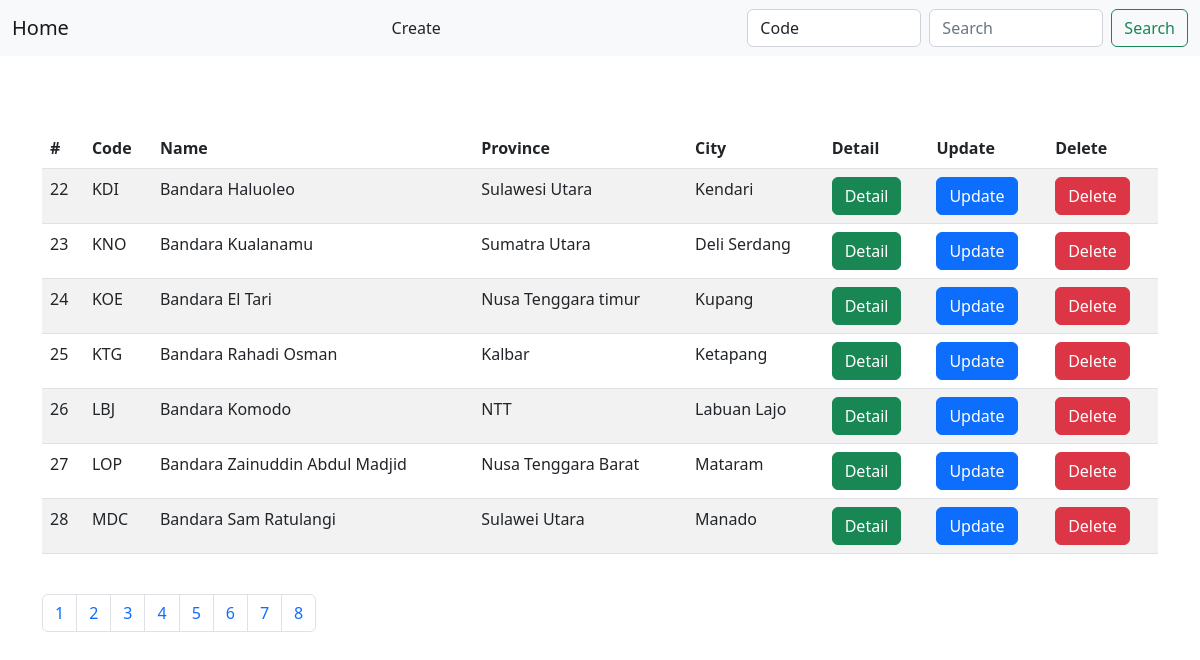
The app's page /index.php?page=4 with its own data.
### tables this page shows
CREATE TABLE `airports` (
  `id` int(11) NOT NULL,
  `code` varchar(3) NOT NULL,
  `name` varchar(256) NOT NULL,
  `province` varchar(256) NOT NULL,
  `city` varchar(256) NOT NULL
);

### index.php (the view, shortened to what this page needs)
<?php
  require "config.php";
  $pagination = 7;
  $page = (isset($_GET['page'])) ? $page = $_GET['page'] : 1;
  $position = ($page == 1) ? 0 : ($page - 1) * $pagination;
  $dmlNoPagination = "SELECT * FROM airports";
  $queryNoPagination = mysqli_query($conn, $dmlNoPagination);
  $rows = mysqli_num_rows($queryNoPagination);
  $pages = ceil($rows/$pagination);
  $dmlDefault = "SELECT * FROM airports LIMIT $position, $pagination";
  $queryDefault = mysqli_query($conn, $dmlDefault);
?>
<!DOCTYPE html>
<html>
    <head>
        <link href="https://cdn.jsdelivr.net/npm/bootstrap@5.2.0-beta1/dist/css/bootstrap.min.css" rel="stylesheet">
        <link href='https://unpkg.com/boxicons@2.1.2/css/boxicons.min.css' rel='stylesheet'>
        <link rel="stylesheet" href="https://unpkg.com/js-datepicker/dist/datepicker.min.css">
    </head>
    <body>
        <nav class="navbar bg-light">
            <div class="container-fluid">
              <a class="navbar-brand" href="index.php">Home</a>
              <a class="nav-link" href="create.php">Create</a>
              <form class="d-flex" method="get" action="index.php">
                <select name="attribute" id="attribute" class="form-control me-2">
                  <option value="code" selected>Code</option>
                </select>
                <input class="form-control me-2" type="search" name="search" placeholder="Search" aria-label="Search">
                <button class="btn btn-outline-success" type="submit" name="searchBtn">Search</button>
              </form>
            </div>
          </nav>
          <div class="container">
            <br><br><br>
              <table class="table table-striped">
                <thead>
                    <tr>
                        <th>#</th>
                        <th>Code</th>
                        <th>Name</th>
                        <th>Province</th>
                        <th>City</th>
                        <th>Detail</th>
                        <th>Update</th>
                        <th>Delete</th>
                    </tr>
                </thead>
                <tbody>
                  <?php while ($data = (isset($_GET['searchBtn'])) ? mysqli_fetch_array($querySearch) : mysqli_fetch_array($queryDefault)) { ?>
                    <form>
                        <tr>
                            <td><?= $data['id'] ?></td>
                            <td><?= $data['code'] ?></td>
                            <td><?= $data['name'] ?></td>
                            <td><?= $data['province'] ?></td>
                            <td><?= $data['city'] ?></td>
                            <td><a href="show.php?id=<?= $data['id'] ?>" class="btn btn-success">Detail</a></td>
                            <td><a href="update.php?id=<?= $data['id'] ?>" class="btn btn-primary">Update</a></td>
                            <td><a href="delete.php?id=<?= $data['id'] ?>" class="btn btn-danger">Delete</a></td>
                        </tr>
                    </form>
                  <?php } ?>
                </tbody>
              </table>
              <br>
              <ul class="pagination">
                <?php for ($i = 1; $i <= $pages; $i++) { ?>
                  <li class="page-item"><a class="page-link" href="<?php echo ($i != $page) ? "index.php?page=" . $i : "#" ?>"><?= $i ?></a></li>
                <?php } ?>
              </ul>
          </div>
    </body>
</html>

### records on screen
airports: id "22", code "KDI", name "Bandara Haluoleo", province "Sulawesi Utara", city "Kendari"
airports: id "23", code "KNO", name "Bandara Kualanamu", province "Sumatra Utara", city "Deli Serdang"
airports: id "24", code "KOE", name "Bandara El Tari", province "Nusa Tenggara timur", city "Kupang"
airports: id "25", code "KTG", name "Bandara Rahadi Osman", province "Kalbar", city "Ketapang"
airports: id "26", code "LBJ", name "Bandara Komodo", province "NTT", city "Labuan Lajo"
airports: id "27", code "LOP", name "Bandara Zainuddin Abdul Madjid", province "Nusa Tenggara Barat", city "Mataram"
airports: id "28", code "MDC", name "Bandara Sam Ratulangi", province "Sulawei Utara", city "Manado"
